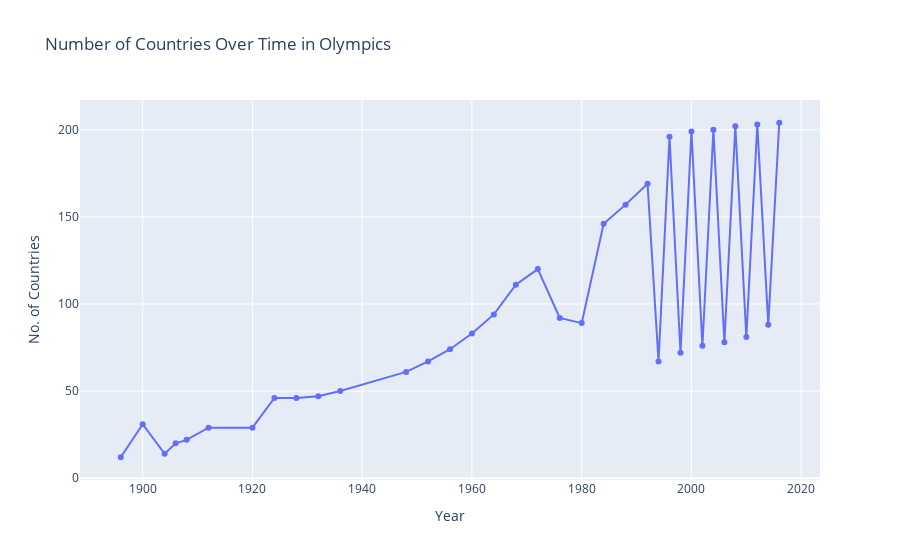

Source (notebook cell):
### Code cell
import pandas as pd
import plotly.express as px

# Load datasets
df = pd.read_csv("athlete_events.csv")
regions_df = pd.read_csv("noc_regions.csv")

# Merge datasets
df = df.merge(regions_df, on='NOC', how='left')

# Fill missing region values
df['region'] = df['region'].fillna('Unknown')

# Get number of unique countries each year
nations_over_time = (
    df.drop_duplicates(['Year', 'region'])  # Keep only unique Year-country combinations
      .groupby('Year')['region']
      .nunique()  # Count unique countries
      .reset_index()  # Convert Year back to a column
      .rename(columns={'region': 'No. of Countries'})
)

# Plot line graph
fig = px.line(
    nations_over_time,
    x='Year',
    y='No. of Countries',
    markers=True,
    title='Number of Countries Over Time in Olympics'
)
fig.show()

### Figure 1 — Plotly figure (JSON) as saved in the notebook; plotly's stock layout.template omitted (floating-point values rounded to 4 significant figures)
{"data": [{"hovertemplate": "Year=%{x}<br>No. of Countries=%{y}<extra></extra>", "legendgroup": "", "line": {"color": "#636efa", "dash": "solid"}, "marker": {"symbol": "circle"}, "mode": "lines+markers", "name": "", "orientation": "v", "showlegend": false, "type": "scatter", "x": [1896, 1900, 1904, 1906, 1908, 1912, 1920, 1924, 1928, 1932, 1936, 1948, 1952, 1956, 1960, 1964, 1968, 1972, 1976, 1980, 1984, 1988, 1992, 1994, 1996, 1998, 2000, 2002, 2004, 2006, 2008, 2010, 2012, 2014, 2016], "xaxis": "x", "y": [12, 31, 14, 20, 22, 29, 29, 46, 46, 47, 50, 61, 67, 74, 83, 94, 111, 120, 92, 89, 146, 157, 169, 67, 196, 72, 199, 76, 200, 78, 202, 81, 203, 88, 204], "yaxis": "y"}], "layout": {"legend": {"tracegroupgap": 0}, "title": {"text": "Number of Countries Over Time in Olympics"}, "xaxis": {"anchor": "y", "domain": [0, 1], "title": {"text": "Year"}}, "yaxis": {"anchor": "x", "domain": [0, 1], "title": {"text": "No. of Countries"}}}}
